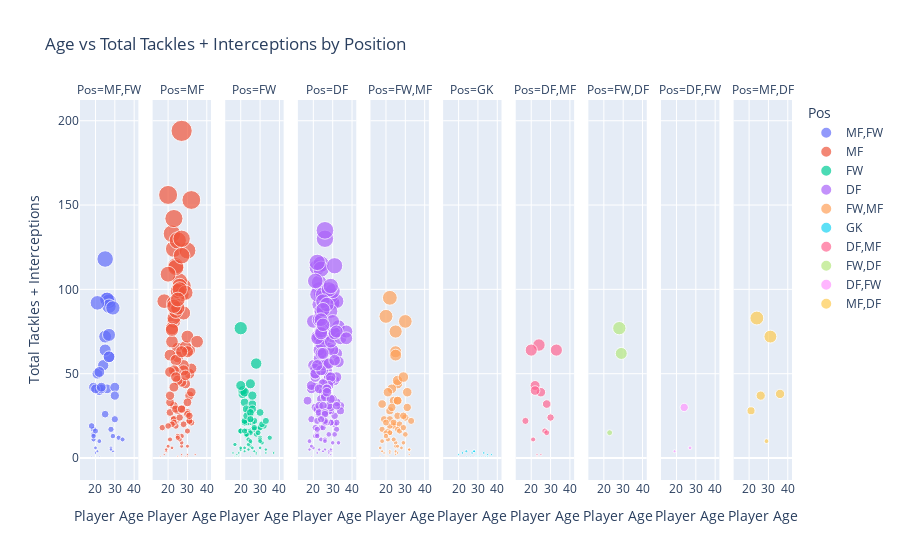

This figure's notebook cell:
### Code cell
# Assuming 'Tackle_Intercept' is the column you want to use
fig = px.scatter(defensive_df, x='Age', y='Tackle_Intercept', size='Tackle_Intercept',
                 color='Pos', hover_name='Player', facet_col='Pos',
                 title='Age vs Total Tackles + Interceptions by Position',
                 labels={'Age': 'Player Age', 'Tackle_Intercept': 'Total Tackles + Interceptions'},
                 size_max=15)

# Customize layout
fig.update_layout(xaxis_title='Player Age', yaxis_title='Total Tackles + Interceptions')

# Show the interactive plot
fig.show()

### Figure 1 — Plotly figure (JSON) as saved in the notebook; plotly's stock layout.template omitted (floating-point values rounded to 4 significant figures; data arrays with more than 128 entries replaced by an {"elided": "..."} marker saying what was removed)
{"data": [{"hovertemplate": "<b>%{hovertext}</b><br><br>Pos=MF,FW<br>Player Age=%{x}<br>Total Tackles + Interceptions=%{marker.size}<extra></extra>", "hovertext": ["Brenden Aaronson", "Naouirou Ahamada", "Carlos Alcaraz", "Elliot Anderson", "Jaidon Anthony", "Joe Aribo", "Stuart Armstrong", "Philip Billing", "Emi Buendía", "Fabio Carvalho", "Ryan Christie", "Carney Chukwuemeka", "Philippe Coutinho", "Conor Coventry", "Mikkel Damsgaard", "Malcolm Ebiowei", "Harvey Elliott", "Mohamed Elyounoussi", "Eberechi Eze", "Bruno Fernandes", "Saman Ghoddos", "Morgan Gibbs-White", "Bryan Gil", "Sam Greenwood", "Luke Harris", "Son Heung-min", "Alex Iwobi", "Joelinton", "Mateusz Klich", "Dejan Kulusevski", "Adam Lallana", "Manuel Lanzini", "Jamal Lowe", "James Maddison", "Pape Matar Sarr", "John McGinn", "Mason Mount", "Dango Ouattara", "Cole Palmer", "Ayoze Pérez", "Dennis Praet", "Jacob Ramsey", "Richarlison", "Gustavo Scarpa", "Jeffrey Schlupp", "Bernardo Silva", "Emile Smith Rowe", "Marcus Tavernier", "Fabio Vieira"], "legendgroup": "MF,FW", "marker": {"color": "#636efa", "size": [50, 3, 11, 17, 40, 41, 42, 94, 72, 14, 60, 19, 23, 0, 41, 1, 42, 73, 55, 93, 6, 40, 4, 16, 0, 37, 94, 118, 12, 51, 11, 4, 0, 64, 13, 90, 41, 41, 6, 13, 17, 92, 26, 5, 89, 60, 1, 42, 10], "sizemode": "area", "sizeref": 0.8622, "symbol": "circle"}, "mode": "markers", "name": "MF,FW", "orientation": "v", "showlegend": true, "type": "scatter", "x": [21, 20, 19, 19, 22, 26, 30, 26, 25, 19, 27, 18, 30, 22, 22, 18, 19, 27, 24, 27, 28, 22, 21, 20, 17, 30, 26, 25, 32, 22, 34, 29, 28, 25, 19, 27, 23, 20, 20, 29, 28, 21, 25, 28, 29, 27, 22, 23, 22], "xaxis": "x", "y": [50, 3, 11, 17, 40, 41, 42, 94, 72, 14, 60, 19, 23, 0, 41, 1, 42, 73, 55, 93, 6, 40, 4, 16, 0, 37, 94, 118, 12, 51, 11, 4, 0, 64, 13, 90, 41, 41, 6, 13, 17, 92, 26, 5, 89, 60, 1, 42, 10], "yaxis": "y"}, {"hovertemplate": "<b>%{hovertext}</b><br><br>Pos=MF<br>Player Age=%{x}<br>Total Tackles + Interceptions=%{marker.size}<extra></extra>", "hovertext": ["George Abbott", "Tyler Adams", "Thiago Alcántara", "Dele Alli", "Samuel Amo-Ameyaw", "Yasin Ayari", "Stefan Bajcetic", "Shandon Baptiste", "Donny van de Beek", "Rodrigo Bentancur", "Yves Bissouma", "Cafú", "Moisés Caicedo", "Tom Cairney", "Casemiro", "Nathaniel Chalobah", "Bobby Clark", "Jack Colback", "Lewis Cook", "Matthew Craig", "Danilo", "Josh Dasilva", "Tom Davies", "Kevin De Bruyne", "Leander Dendoncker", "Leander Dendoncker", "Halil Dervişoğlu", "Kiernan Dewsbury-Hall", "Ibrahima Diallo", "Abdoulaye Doucouré", "Cheick Doucouré", "Flynn Downes", "Kami Doyle", "Mohamed Elneny", "Christian Eriksen", "Fabinho", "Enzo Fernández", "Adam Forshaw", "Fred", "Remo Freuler", "Conor Gallagher", "Idrissa Gana Gueye", "Billy Gilmour", "João Gomes", "Bruno Guimarães", "İlkay Gündoğan", "Jordan Henderson", "Joseph Hodge", "Will Hughes", "Pierre Højbjerg", "Mathias Jensen", "Curtis Jones", "Jorginho", "Jorginho", "Boubacar Kamara", "N'Golo Kanté", "Naby Keïta", "Cheikhou Kouyaté", "Mateo Kovačić", "Roméo Lavia", "Mario Lemina", "Jefferson Lerma", "Sean Longstaff", "Douglas Luiz", "Saša Lukić", "Alexis Mac Allister", "Kobbie Mainoo", "Orel Mangala", "Emiliano Marcondes", "Marquinhos", "James McArthur", "Weston McKennie", "Scott McTominay", "Nampalys Mendy", "Lewis Miley", "Luka Milivojević", "João Moutinho", "Wilfred Ndidi", "Rúben Neves", "Matheus Nunes", "Christian Nørgaard", "Lewis O'Brien", "Amadou Onana", "Josh Onomah", "Frank Onyeka", "Mislav Oršić", "João Palhinha", "Lucas Paquetá", "Thomas Partey", "Ben Pearson", "Andreas Pereira", "Máximo Perrone", "Cameron Peupion", "Kalvin Phillips", "Isaac Price", "Harrison Reed", "Declan Rice", "Marc Roca", "Rodri", "Oriol Romeu", "Connor Ronan", "Joe Rothwell", "Marcel Sabitzer", "Albert Sambi Lokonga", "Albert Sambi Lokonga", "Morgan Sanson", "Jeremy Sarmiento", "Jonjo Shelvey", "Jonjo Shelvey", "Oliver Skipp", "Tomáš Souček", "Boubakary Soumaré", "Junior Stanislas", "Youri Tielemans", "Boubacar Traoré", "James Ward-Prowse", "Harvey White", "Joe Willock", "Granit Xhaka", "Ryan Yates", "Denis Zakaria", "Martin Ødegaard"], "legendgroup": "MF", "marker": {"color": "#EF553B", "size": [1, 124, 64, 0, 0, 2, 18, 22, 1, 65, 28, 0, 156, 22, 123, 1, 0, 21, 60, 4, 27, 23, 19, 37, 29, 13, 0, 81, 31, 44, 133, 23, 0, 1, 33, 102, 61, 16, 66, 72, 69, 153, 11, 33, 114, 50, 53, 5, 45, 105, 102, 37, 27, 63, 77, 22, 7, 39, 55, 93, 52, 97, 58, 113, 13, 92, 0, 51, 0, 0, 2, 52, 46, 26, 0, 25, 69, 99, 129, 83, 86, 21, 109, 1, 29, 1, 194, 87, 98, 9, 24, 0, 0, 11, 0, 63, 142, 89, 100, 2, 0, 29, 20, 6, 20, 2, 7, 1, 7, 51, 130, 90, 0, 94, 19, 120, 0, 76, 49, 48, 12, 42], "sizemode": "area", "sizeref": 0.8622, "symbol": "circle"}, "mode": "markers", "name": "MF", "orientation": "v", "showlegend": true, "type": "scatter", "x": [16, 23, 31, 26, 16, 18, 17, 24, 25, 25, 25, 29, 20, 31, 30, 27, 17, 32, 25, 19, 21, 23, 24, 31, 27, 27, 22, 23, 23, 29, 22, 23, 16, 30, 30, 28, 21, 30, 29, 30, 22, 32, 21, 21, 24, 31, 32, 19, 27, 26, 26, 21, 30, 30, 22, 31, 27, 32, 28, 18, 28, 27, 24, 24, 25, 23, 17, 24, 27, 19, 34, 23, 25, 30, 16, 31, 35, 25, 25, 23, 28, 23, 20, 25, 24, 29, 27, 24, 29, 27, 26, 19, 19, 26, 18, 27, 23, 25, 26, 30, 24, 27, 28, 22, 22, 27, 20, 30, 30, 21, 27, 23, 32, 25, 20, 27, 20, 22, 29, 24, 25, 23], "xaxis": "x2", "y": [1, 124, 64, 0, 0, 2, 18, 22, 1, 65, 28, 0, 156, 22, 123, 1, 0, 21, 60, 4, 27, 23, 19, 37, 29, 13, 0, 81, 31, 44, 133, 23, 0, 1, 33, 102, 61, 16, 66, 72, 69, 153, 11, 33, 114, 50, 53, 5, 45, 105, 102, 37, 27, 63, 77, 22, 7, 39, 55, 93, 52, 97, 58, 113, 13, 92, 0, 51, 0, 0, 2, 52, 46, 26, 0, 25, 69, 99, 129, 83, 86, 21, 109, 1, 29, 1, 194, 87, 98, 9, 24, 0, 0, 11, 0, 63, 142, 89, 100, 2, 0, 29, 20, 6, 20, 2, 7, 1, 7, 51, 130, 90, 0, 94, 19, 120, 0, 76, 49, 48, 12, 42], "yaxis": "y2"}, {"hovertemplate": "<b>%{hovertext}</b><br><br>Pos=FW<br>Player Age=%{x}<br>Total Tackles + Interceptions=%{marker.size}<extra></extra>", "hovertext": ["Che Adams", "Miguel Almirón", "Michail Antonio", "Antony", "Pierre-Emerick Aubameyang", "Taiwo Awoniyi", "Patrick Bamford", "Armando Broja", "Dominic Calvert-Lewin", "Thomas Cannon", "Maxwel Cornet", "Diego Costa", "Matheus Cunha", "Patson Daka", "David Datro Fofana", "Luis Díaz", "Ben Doak", "Odsonne Édouard", "Anthony Elanga", "Evan Ferguson", "Phil Foden", "Tyrese Francois", "Ryan Fraser", "Joe Gelhardt", "Anthony Gordon", "Jack Grealish", "Darko Gyabi", "Erling Haaland", "Jack Hinshelwood", "Omari Hutchinson", "Danny Ings", "Danny Ings", "Alexander Isak", "Daniel James", "Daniel James", "Gabriel Jesus", "Raúl Jiménez", "Diogo Jota", "Sasa Kalajdzic", "Harry Kane", "Neeskens Kebano", "Noni Madueke", "Anthony Martial", "Gabriel Martinelli", "Jean-Philippe Mateta", "Neal Maupay", "Bryan Mbeumo", "Alex Mighten", "Aleksandar Mitrović", "Kieffer Moore", "Andrew Moran", "Divin Mubama", "Jacob Murphy", "Reiss Nelson", "Eddie Nketiah", "Darwin Núñez", "Ethan Nwaneri", "Paul Onuachu", "David Ozoh", "Marcus Rashford", "Cristiano Ronaldo", "Salomón Rondón", "Allan Saint-Maximin", "Bukayo Saka", "Mohamed Salah", "Gianluca Scamacca", "Kevin Schade", "Ellis Simms", "Luis Sinisterra", "Manor Solomon", "Jay Stansfield", "Crysencio Summerville", "Sam Surridge", "Tetê", "Ivan Toney", "Leandro Trossard", "Jamie Vardy", "Carlos Vinícius", "Ollie Watkins", "Danny Welbeck", "Willian", "Callum Wilson", "Harry Wilson", "Yoane Wissa", "Chris Wood", "Chris Wood"], "legendgroup": "FW", "marker": {"color": "#00cc96", "size": [21, 56, 19, 33, 3, 21, 14, 5, 7, 0, 9, 5, 16, 21, 3, 23, 3, 28, 5, 8, 21, 0, 2, 6, 38, 32, 2, 6, 1, 1, 12, 11, 22, 8, 11, 44, 9, 26, 1, 17, 18, 16, 6, 40, 10, 16, 39, 0, 17, 15, 0, 1, 22, 4, 14, 14, 0, 3, 0, 27, 3, 0, 15, 77, 27, 14, 16, 0, 29, 25, 1, 43, 5, 16, 37, 18, 12, 4, 29, 20, 22, 10, 27, 23, 6, 1], "sizemode": "area", "sizeref": 0.8622, "symbol": "circle"}, "mode": "markers", "name": "FW", "orientation": "v", "showlegend": true, "type": "scatter", "x": [26, 28, 32, 22, 33, 24, 28, 20, 25, 19, 25, 33, 23, 23, 19, 25, 16, 24, 20, 17, 22, 22, 28, 20, 21, 26, 18, 22, 17, 18, 30, 30, 22, 24, 24, 25, 31, 25, 25, 29, 30, 20, 26, 21, 25, 25, 22, 20, 27, 29, 18, 17, 27, 22, 23, 23, 15, 28, 17, 24, 37, 32, 25, 20, 30, 23, 20, 21, 23, 23, 19, 20, 24, 22, 26, 27, 35, 27, 26, 31, 33, 30, 25, 25, 30, 30], "xaxis": "x3", "y": [21, 56, 19, 33, 3, 21, 14, 5, 7, 0, 9, 5, 16, 21, 3, 23, 3, 28, 5, 8, 21, 0, 2, 6, 38, 32, 2, 6, 1, 1, 12, 11, 22, 8, 11, 44, 9, 26, 1, 17, 18, 16, 6, 40, 10, 16, 39, 0, 17, 15, 0, 1, 22, 4, 14, 14, 0, 3, 0, 27, 3, 0, 15, 77, 27, 14, 16, 0, 29, 25, 1, 43, 5, 16, 37, 18, 12, 4, 29, 20, 22, 10, 27, 23, 6, 1], "yaxis": "y3"}, {"hovertemplate": "<b>%{hovertext}</b><br><br>Pos=DF<br>Player Age=%{x}<br>Total Tackles + Interceptions=%{marker.size}<extra></extra>", "hovertext": {"elided": "175 str values"}, "legendgroup": "DF", "marker": {"color": "#ab63fa", "size": {"elided": "175 int values"}, "sizemode": "area", "sizeref": 0.8622, "symbol": "circle"}, "mode": "markers", "name": "DF", "orientation": "v", "showlegend": true, "type": "scatter", "x": {"elided": "175 int values"}, "xaxis": "x4", "y": {"elided": "175 int values"}, "yaxis": "y4"}, {"hovertemplate": "<b>%{hovertext}</b><br><br>Pos=FW,MF<br>Player Age=%{x}<br>Total Tackles + Interceptions=%{marker.size}<extra></extra>", "hovertext": ["Marc Albrighton", "Julián Álvarez", "Cameron Archer", "Adam Armstrong", "André Ayew", "Jordan Ayew", "Leon Bailey", "Dominic Ballard", "Harvey Barnes", "Saïd Benrahma", "Jarrod Bowen", "David Brooks", "Facundo Buonanotte", "Chem Campbell", "Julio César Enciso", "Arnaut Danjuma", "Siriki Dembélé", "Emmanuel Dennis", "Jhon Durán", "Samuel Edozie", "João Félix", "Roberto Firmino", "Pablo Fornals", "Cody Gakpo", "Alejandro Garnacho", "Morgan Gibbs-White", "Degnand Gnonto", "Anthony Gordon", "Demarai Gray", "Gonçalo Guedes", "Jack Harrison", "Kai Havertz", "Hwang Hee-chan", "Kelechi Iheanacho", "Brennan Johnson", "Mateo Joseph", "Hamed Junior Traorè", "Keane Lewis-Potter", "Jesse Lingard", "Riyad Mahrez", "Sekou Mara", "Dwight McNeil", "Kaoru Mitoma", "Mykhailo Mudryk", "Enock Mwepu", "Pedro Neto", "Michael Olise", "Alex Oxlade-Chamberlain", "Facundo Pellistri", "Daniel Podence", "Matt Ritchie", "Rodrigo", "Georginio Rutter", "Jadon Sancho", "Pablo Sarabia", "Antoine Semenyo", "Dominic Solanke", "Raheem Sterling", "Kamaldeen Sulemana", "Adama Traoré", "Bertrand Traoré", "Leandro Trossard", "Deniz Undav", "Theo Walcott", "Wout Weghorst", "Wilfried Zaha", "Hakim Ziyech"], "legendgroup": "FW,MF", "marker": {"color": "#FFA15A", "size": [5, 28, 0, 19, 5, 81, 20, 1, 34, 34, 75, 3, 6, 3, 17, 2, 4, 19, 4, 23, 15, 24, 44, 30, 10, 4, 32, 16, 46, 9, 63, 41, 25, 7, 39, 0, 19, 1, 9, 39, 15, 95, 61, 11, 11, 15, 84, 6, 1, 34, 2, 30, 13, 23, 14, 3, 21, 20, 21, 17, 3, 16, 7, 22, 18, 48, 25], "sizemode": "area", "sizeref": 0.8622, "symbol": "circle"}, "mode": "markers", "name": "FW,MF", "orientation": "v", "showlegend": true, "type": "scatter", "x": [32, 22, 21, 25, 32, 30, 24, 17, 24, 26, 25, 25, 17, 19, 18, 25, 25, 24, 18, 19, 22, 30, 26, 23, 18, 22, 18, 21, 26, 25, 25, 23, 26, 25, 21, 18, 22, 21, 29, 31, 20, 22, 25, 21, 24, 22, 20, 28, 20, 26, 32, 31, 20, 22, 30, 22, 24, 27, 20, 26, 26, 27, 26, 33, 29, 29, 29], "xaxis": "x5", "y": [5, 28, 0, 19, 5, 81, 20, 1, 34, 34, 75, 3, 6, 3, 17, 2, 4, 19, 4, 23, 15, 24, 44, 30, 10, 4, 32, 16, 46, 9, 63, 41, 25, 7, 39, 0, 19, 1, 9, 39, 15, 95, 61, 11, 11, 15, 84, 6, 1, 34, 2, 30, 13, 23, 14, 3, 21, 20, 21, 17, 3, 16, 7, 22, 18, 48, 25], "yaxis": "y5"}, {"hovertemplate": "<b>%{hovertext}</b><br><br>Pos=GK<br>Player Age=%{x}<br>Total Tackles + Interceptions=%{marker.size}<extra></extra>", "hovertext": ["Alisson", "Alphonse Areola", "Kepa Arrizabalaga", "Gavin Bazunu", "Asmir Begović", "Daniel Bentley", "Martin Dúbravka", "Ederson", "Łukasz Fabiański", "Fraser Forster", "David de Gea", "Vicente Guaita", "Dean Henderson", "Wayne Hennessey", "Daniel Iversen", "Sam Johnstone", "Caoimhín Kelleher", "Bernd Leno", "Hugo Lloris", "Emiliano Martínez", "Alex McCarthy", "Edouard Mendy", "Illan Meslier", "Keylor Navas", "Neto", "Robin Olsen", "Stefan Ortega", "Jordan Pickford", "Nick Pope", "Aaron Ramsdale", "David Raya", "Joel Robles", "Marek Rodák", "José Sá", "Robert Sánchez", "Jason Steele", "Mark Travers", "Danny Ward", "Joseph Whitworth"], "legendgroup": "GK", "marker": {"color": "#19d3f3", "size": [0, 0, 3, 2, 0, 1, 0, 4, 2, 1, 1, 0, 0, 1, 0, 0, 0, 0, 2, 1, 1, 0, 3, 1, 3, 0, 0, 4, 1, 1, 1, 0, 0, 1, 4, 0, 0, 1, 0], "sizemode": "area", "sizeref": 0.8622, "symbol": "circle"}, "mode": "markers", "name": "GK", "orientation": "v", "showlegend": true, "type": "scatter", "x": [29, 29, 27, 20, 35, 29, 33, 28, 37, 34, 31, 35, 25, 35, 25, 29, 23, 30, 35, 29, 32, 30, 22, 35, 33, 32, 29, 28, 30, 24, 26, 32, 25, 29, 24, 31, 23, 29, 18], "xaxis": "x6", "y": [0, 0, 3, 2, 0, 1, 0, 4, 2, 1, 1, 0, 0, 1, 0, 0, 0, 0, 2, 1, 1, 0, 3, 1, 3, 0, 0, 4, 1, 1, 1, 0, 0, 1, 4, 0, 0, 1, 0], "yaxis": "y6"}, {"hovertemplate": "<b>%{hovertext}</b><br><br>Pos=DF,MF<br>Player Age=%{x}<br>Total Tackles + Interceptions=%{marker.size}<extra></extra>", "hovertext": ["Mads Bech Sørensen", "Calum Chambers", "Ben Chilwell", "Matt Doherty", "Sergio Gómez", "Reece James", "Rico Lewis", "Ainsley Maitland-Niles", "Nathan Patterson", "Ricardo Pereira", "Ivan Perišić", "Pedro Porro", "Jaïro Riedewald", "John Stones", "Rúben Vinagre"], "legendgroup": "DF,MF", "marker": {"color": "#FF6692", "size": [1, 16, 39, 24, 11, 43, 22, 67, 64, 15, 64, 40, 2, 32, 2], "sizemode": "area", "sizeref": 0.8622, "symbol": "circle"}, "mode": "markers", "name": "DF,MF", "orientation": "v", "showlegend": true, "type": "scatter", "x": [23, 27, 25, 30, 21, 22, 17, 24, 20, 28, 33, 22, 25, 28, 23], "xaxis": "x7", "y": [1, 16, 39, 24, 11, 43, 22, 67, 64, 15, 64, 40, 2, 32, 2], "yaxis": "y7"}, {"hovertemplate": "<b>%{hovertext}</b><br><br>Pos=FW,DF<br>Player Age=%{x}<br>Total Tackles + Interceptions=%{marker.size}<extra></extra>", "hovertext": ["Sergi Canós", "Solly March", "Christian Pulisic", "Bobby Reid", "Djed Spence"], "legendgroup": "FW,DF", "marker": {"color": "#B6E880", "size": [0, 77, 15, 62, 0], "sizemode": "area", "sizeref": 0.8622, "symbol": "circle"}, "mode": "markers", "name": "FW,DF", "orientation": "v", "showlegend": true, "type": "scatter", "x": [25, 28, 23, 29, 21], "xaxis": "x8", "y": [0, 77, 15, 62, 0], "yaxis": "y8"}, {"hovertemplate": "<b>%{hovertext}</b><br><br>Pos=DF,FW<br>Player Age=%{x}<br>Total Tackles + Interceptions=%{marker.size}<extra></extra>", "hovertext": ["Moussa Djenepo", "Shane Duffy", "Jamal Lewis", "Valentino Livramento", "Kevin Mbabu"], "legendgroup": "DF,FW", "marker": {"color": "#FF97FF", "size": [30, 0, 0, 4, 6], "sizemode": "area", "sizeref": 0.8622, "symbol": "circle"}, "mode": "markers", "name": "DF,FW", "orientation": "v", "showlegend": true, "type": "scatter", "x": [24, 30, 24, 19, 27], "xaxis": "x9", "y": [30, 0, 0, 4, 6], "yaxis": "y9"}, {"hovertemplate": "<b>%{hovertext}</b><br><br>Pos=MF,DF<br>Player Age=%{x}<br>Total Tackles + Interceptions=%{marker.size}<extra></extra>", "hovertext": ["James Garner", "Pascal Groß", "Vitaly Janelt", "Ruben Loftus-Cheek", "James Milner", "Lucas Moura"], "legendgroup": "MF,DF", "marker": {"color": "#FECB52", "size": [28, 72, 83, 37, 38, 10], "sizemode": "area", "sizeref": 0.8622, "symbol": "circle"}, "mode": "markers", "name": "MF,DF", "orientation": "v", "showlegend": true, "type": "scatter", "x": [21, 31, 24, 26, 36, 29], "xaxis": "x10", "y": [28, 72, 83, 37, 38, 10], "yaxis": "y10"}], "layout": {"annotations": [{"font": {}, "showarrow": false, "text": "Pos=MF,FW", "x": 0.041, "xanchor": "center", "xref": "paper", "y": 1, "yanchor": "bottom", "yref": "paper"}, {"font": {}, "showarrow": false, "text": "Pos=MF", "x": 0.143, "xanchor": "center", "xref": "paper", "y": 1, "yanchor": "bottom", "yref": "paper"}, {"font": {}, "showarrow": false, "text": "Pos=FW", "x": 0.245, "xanchor": "center", "xref": "paper", "y": 1, "yanchor": "bottom", "yref": "paper"}, {"font": {}, "showarrow": false, "text": "Pos=DF", "x": 0.347, "xanchor": "center", "xref": "paper", "y": 1, "yanchor": "bottom", "yref": "paper"}, {"font": {}, "showarrow": false, "text": "Pos=FW,MF", "x": 0.449, "xanchor": "center", "xref": "paper", "y": 1, "yanchor": "bottom", "yref": "paper"}, {"font": {}, "showarrow": false, "text": "Pos=GK", "x": 0.551, "xanchor": "center", "xref": "paper", "y": 1, "yanchor": "bottom", "yref": "paper"}, {"font": {}, "showarrow": false, "text": "Pos=DF,MF", "x": 0.653, "xanchor": "center", "xref": "paper", "y": 1, "yanchor": "bottom", "yref": "paper"}, {"font": {}, "showarrow": false, "text": "Pos=FW,DF", "x": 0.755, "xanchor": "center", "xref": "paper", "y": 1, "yanchor": "bottom", "yref": "paper"}, {"font": {}, "showarrow": false, "text": "Pos=DF,FW", "x": 0.857, "xanchor": "center", "xref": "paper", "y": 1, "yanchor": "bottom", "yref": "paper"}, {"font": {}, "showarrow": false, "text": "Pos=MF,DF", "x": 0.959, "xanchor": "center", "xref": "paper", "y": 1, "yanchor": "bottom", "yref": "paper"}], "legend": {"itemsizing": "constant", "title": {"text": "Pos"}, "tracegroupgap": 0}, "title": {"text": "Age vs Total Tackles + Interceptions by Position"}, "xaxis": {"anchor": "y", "domain": [0, 0.082], "title": {"text": "Player Age"}}, "xaxis10": {"anchor": "y10", "domain": [0.918, 1], "matches": "x", "title": {"text": "Player Age"}}, "xaxis2": {"anchor": "y2", "domain": [0.102, 0.184], "matches": "x", "title": {"text": "Player Age"}}, "xaxis3": {"anchor": "y3", "domain": [0.204, 0.286], "matches": "x", "title": {"text": "Player Age"}}, "xaxis4": {"anchor": "y4", "domain": [0.306, 0.388], "matches": "x", "title": {"text": "Player Age"}}, "xaxis5": {"anchor": "y5", "domain": [0.408, 0.49], "matches": "x", "title": {"text": "Player Age"}}, "xaxis6": {"anchor": "y6", "domain": [0.51, 0.592], "matches": "x", "title": {"text": "Player Age"}}, "xaxis7": {"anchor": "y7", "domain": [0.612, 0.694], "matches": "x", "title": {"text": "Player Age"}}, "xaxis8": {"anchor": "y8", "domain": [0.714, 0.796], "matches": "x", "title": {"text": "Player Age"}}, "xaxis9": {"anchor": "y9", "domain": [0.816, 0.898], "matches": "x", "title": {"text": "Player Age"}}, "yaxis": {"anchor": "x", "domain": [0, 1], "title": {"text": "Total Tackles + Interceptions"}}, "yaxis10": {"anchor": "x10", "domain": [0, 1], "matches": "y", "showticklabels": false}, "yaxis2": {"anchor": "x2", "domain": [0, 1], "matches": "y", "showticklabels": false}, "yaxis3": {"anchor": "x3", "domain": [0, 1], "matches": "y", "showticklabels": false}, "yaxis4": {"anchor": "x4", "domain": [0, 1], "matches": "y", "showticklabels": false}, "yaxis5": {"anchor": "x5", "domain": [0, 1], "matches": "y", "showticklabels": false}, "yaxis6": {"anchor": "x6", "domain": [0, 1], "matches": "y", "showticklabels": false}, "yaxis7": {"anchor": "x7", "domain": [0, 1], "matches": "y", "showticklabels": false}, "yaxis8": {"anchor": "x8", "domain": [0, 1], "matches": "y", "showticklabels": false}, "yaxis9": {"anchor": "x9", "domain": [0, 1], "matches": "y", "showticklabels": false}}}
